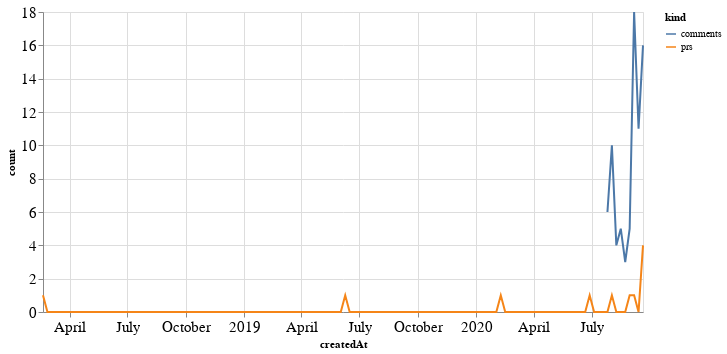

The code cell stored with this chart in its notebook:
### Code cell
alt.Chart(total_time, width=600).mark_line().encode(
    x='createdAt',
    y='count',
    color='kind'
)

### Figure 1 — Vega-Lite specification as saved in the notebook (floating-point values rounded to 4 significant figures; data arrays with more than 128 entries replaced by an {"elided": "..."} marker saying what was removed)
{"config": {"axisLeft": {"labelFontSize": 15}, "axisBottom": {"labelFontSize": 15}}, "data": {"name": "data-7caa8acc4c0fb02693e9f3cc0a6ce81d"}, "mark": "line", "encoding": {"color": {"type": "nominal", "field": "kind"}, "x": {"type": "temporal", "field": "createdAt"}, "y": {"type": "quantitative", "field": "count"}}, "width": 600, "$schema": "https://vega.github.io/schema/vega-lite/v4.8.1.json", "datasets": {"data-7caa8acc4c0fb02693e9f3cc0a6ce81d": {"elided": "272 records"}}}
